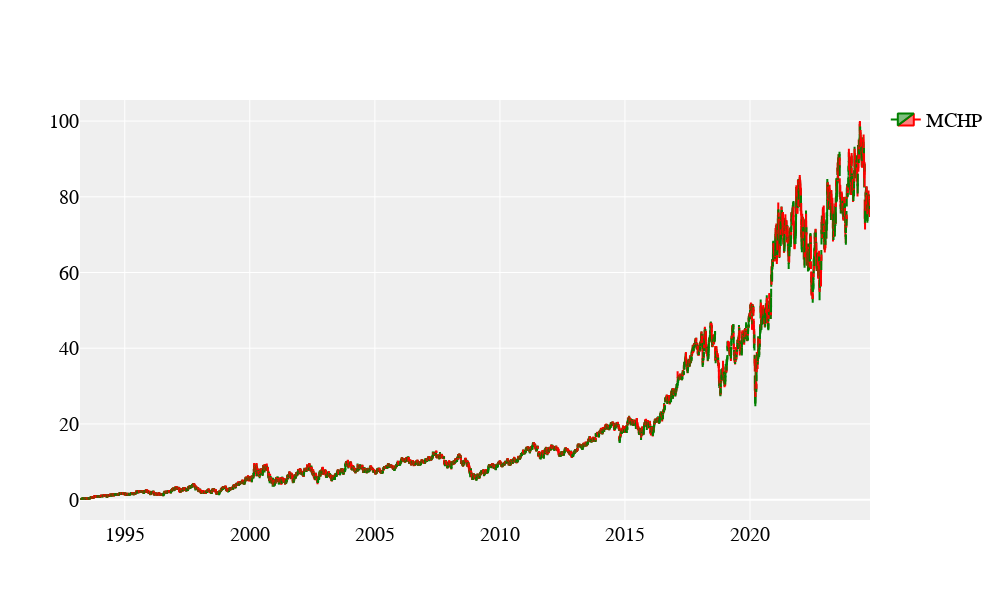

The notebook cell saved with this chart:
### Code cell
import datetime as datetime
from asset_library import reduce_asset

#---------------------------------------------------------#
# Select a desired time interval to which focus the 
# analysis
#---------------------------------------------------------#
start_date = datetime.date(2018,1,1)
end_date   = datetime.date(2023,8,18)

asset_red = reduce_asset( asset , start_date , end_date )

#---------------------------------------------------------#
# Plot reduced candlestick chart with adjusted prices
#---------------------------------------------------------#
plot_candlestick_chart( asset , ticker )

### Figure 1 — Plotly figure (JSON) as saved in the notebook; plotly's stock layout.template omitted (floating-point values rounded to 4 significant figures; data arrays with more than 128 entries replaced by an {"elided": "..."} marker saying what was removed)
{"data": [{"close": {"elided": "7954 float values"}, "decreasing": {"line": {"color": "red"}}, "high": {"elided": "7954 float values"}, "increasing": {"line": {"color": "green"}}, "low": {"elided": "7954 float values"}, "name": "MCHP", "open": {"elided": "7954 float values"}, "showlegend": true, "type": "candlestick", "x": {"elided": "7954 str values"}, "xaxis": "x", "yaxis": "y"}], "layout": {"font": {"color": "#000000", "family": "Monospace", "size": 20}, "height": 600, "plot_bgcolor": "#efefef", "width": 1000, "xaxis": {"anchor": "y", "domain": [0, 1], "rangeslider": {"visible": false}}, "yaxis": {"anchor": "x", "domain": [0, 1]}}}
